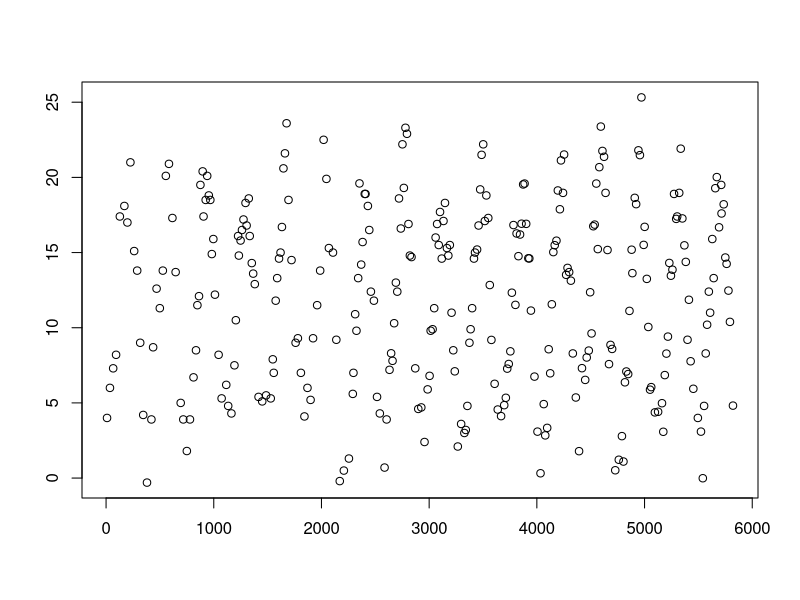

The R source for this figure: (Note: this script raises an error after producing the figure.)
#Exercises Chapter 5

#setwd("/home/diego/Learning/LearningR") #Laptop 
#setwd("/home/valdeslab/Learning/LearningR") #GreenMachine
#rm(list = ls()) #clear environment

#ex 1
#In Section 6.2, sibling negotiation behaviour was plotted versus arrival
#time for each nest in the owl data. A graph for each nest was created and
#saved as a jpg file. Do the same for the temperature data; see Exercise 4.1 for
#details. The file temperature.xls contains temperature observations made at
#31 locations (denoted as stations in the spreadsheet) along the Dutch coast-
#line. Plot the temperature data versus time for each station, and save the
#graph as a jpg file.

Temp.dataframe = read.table(file = "RBook/Temperature.csv", header = TRUE, sep = ",") #Read using read.table
names(Temp.dataframe)
str(Temp.dataframe)
Station = unique(Temp.dataframe$Station) #Vector of all stations

setwd("/home/valdeslab/Learning/LearningR/Plots/Chapter_6/ChapterEx") #GreenMachine

for (i in 1:length(Station)) {

  Temp.Station = Temp.dataframe[Temp.dataframe$Station == Station[i], ] #Get data for station
  FileName = paste(Station[i], ".jpg", sep = "") #Station as filename
  jpeg(file = FileName) #Open file for saving
  plot(x = Temp.Station$dDay2, y = Temp.Station$Temperature,
       main = Station.i
  )
  dev.off() #Close file
  
}

#ex2
#The owl data were sampled on two consecutive nights. If you select the data
#from one nest, the observations will cover both nights. The two nights differed
#as to the feeding regime (satiated or deprived). To see observations from a single
#night, select all observations from a particular nest and food treatment. Use the
#ifelse and paste functions to make a new categorical variable that defines
#the observations from a single night at a particular nest. Try rerunning the code
#from Exercise 1 to make a graph of sibling negotiation versus arrival time for
#observations of the same nest and night.

?ifelse
Owls = read.table(file = "RBook/Owls.txt", header = TRUE)
names(Owls)
str(Owls)
summary(Owls)
Nests = unique(Owls$Nest)
FoodTreatment = unique(Owls$FoodTreatment)
Owls.ATV = Owls[Owls$Nest == "AutavauxTV" & Owls$FoodTreatment == "Deprived", ]
Owls.ATV2 = Owls[Owls$Nest == "AutavauxTV" & Owls$FoodTreatment == "Satiated", ]

plot(x = Owls.ATV$SiblingNegotiation, y = Owls.ATV$ArrivalTime)

